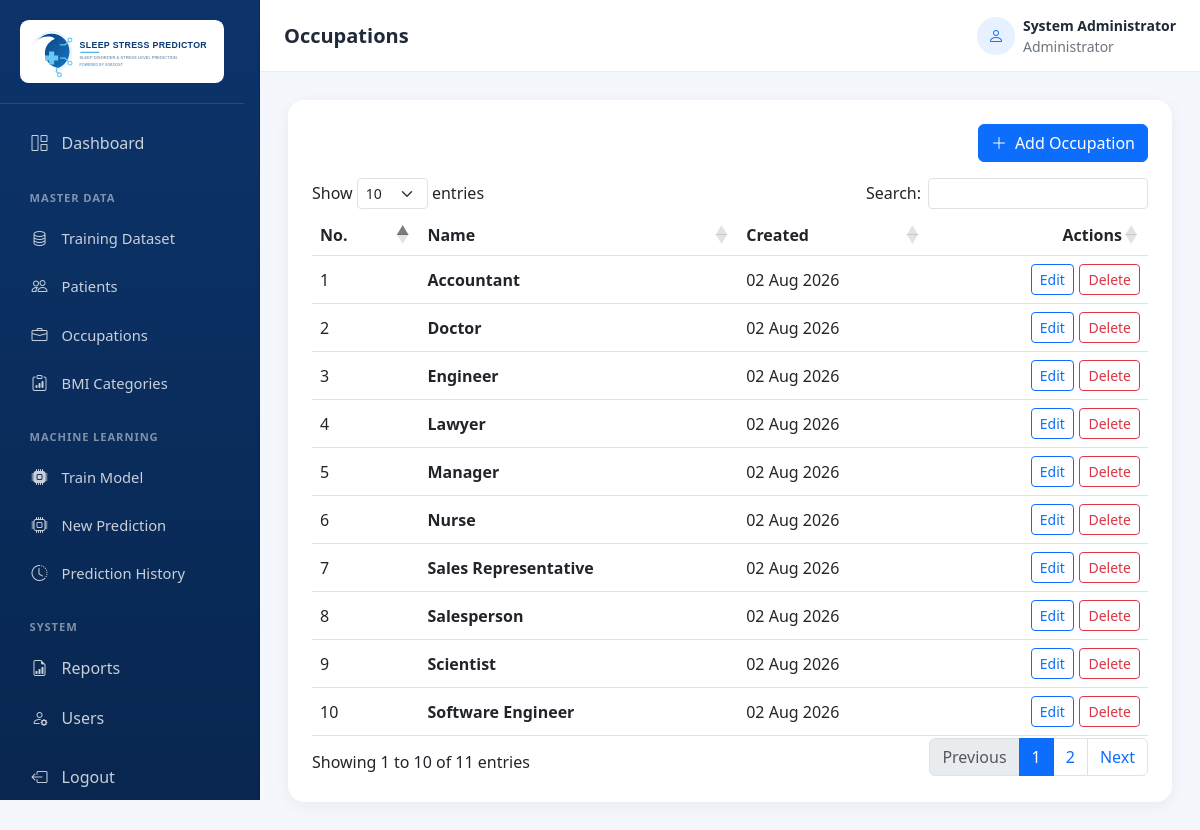
/master-data/occupations (signed in), run on the app's committed database.
### models/database.py (models this page shows)
class User(UserMixin, db.Model):
    __tablename__ = "users"
    id = db.Column(db.Integer, primary_key=True)
    full_name = db.Column(db.String(120), nullable=False)
    username = db.Column(db.String(80), nullable=False, unique=True, index=True)
    password_hash = db.Column(db.String(256), nullable=False)
    role = db.Column(db.String(20), nullable=False, default="Admin")
    created_at = db.Column(db.DateTime, nullable=False, default=jakarta_now)

class Occupation(db.Model):
    __tablename__ = "occupations"
    id = db.Column(db.Integer, primary_key=True)
    name = db.Column(db.String(120), nullable=False, unique=True, index=True)
    created_at = db.Column(db.DateTime, nullable=False, default=jakarta_now)
    training_dataset_records = db.relationship("TrainingDatasetRecord", back_populates="occupation")
    patients = db.relationship("Patient", back_populates="occupation")

### routes/master_data.py (the view)
    def list_view(): return render_template("master_data/list.html", items=model.query.order_by(model.name).all(), label=label, endpoint_prefix=endpoint_prefix)

### app.py (called while the page is built)
@login_manager.user_loader
def load_user(user_id):
    return db.session.get(User, int(user_id))

### templates/master_data/list.html (shortened to what this page needs)
{% extends "base.html" %}
{% block page_title %}{{ label }}s{% endblock %}
{% block content %}<div class="card border-0 dashboard-card"><div class="card-body p-4"><div class="responsive-toolbar justify-content-end mb-3"><a class="btn btn-primary" href="{{ url_for('master_data.' ~ endpoint_prefix ~ '_create') }}"><i class="bi bi-plus-lg me-2"></i>Add {{ label }}</a></div><div class="table-responsive"><table class="table data-table align-middle text-nowrap w-100"><thead><tr><th>No.</th><th>Name</th><th>Created</th><th class="text-end">Actions</th></tr></thead><tbody>{% for item in items %}<tr><td>{{ loop.index }}</td><td class="fw-semibold">{{ item.name }}</td><td>{{ item.created_at.strftime('%d %b %Y') }}</td><td class="text-end"><div class="action-buttons"><a href="{{ url_for('master_data.' ~ endpoint_prefix ~ '_edit', item_id=item.id) }}" class="btn btn-sm btn-outline-primary">Edit</a><form method="post" class="d-inline" action="{{ url_for('master_data.' ~ endpoint_prefix ~ '_delete', item_id=item.id) }}" onsubmit="return confirm('Delete this record?');"><button type="submit" class="btn btn-sm btn-outline-danger">Delete</button></form></div></td></tr>{% endfor %}</tbody></table></div></div></div>{% endblock %}

### templates/base.html (shortened to what this page needs)
<!DOCTYPE html>
<html lang="en">
<head>
  <link href="https://cdn.jsdelivr.net/npm/bootstrap@5.3.0/dist/css/bootstrap.min.css" rel="stylesheet">
  <link rel="stylesheet" href="https://cdn.jsdelivr.net/npm/bootstrap-icons@1.11.1/font/bootstrap-icons.css">
  <link rel="stylesheet" href="https://cdn.datatables.net/1.13.8/css/dataTables.bootstrap5.min.css">
  <link rel="stylesheet" href="{{ url_for('static', filename='css/dashboard.css') }}">
</head>
<body class="dashboard-body">
  <aside class="app-sidebar offcanvas offcanvas-start" tabindex="-1" id="appSidebar" aria-labelledby="appSidebarLabel">
    <div class="offcanvas-body d-flex flex-column p-0">
      <a class="sidebar-brand flex-shrink-0" href="{{ url_for('system.dashboard') }}"><img src="{{ url_for('static', filename='img/logo.svg') }}" alt="Sleep Stress Predictor" class="sidebar-logo"></a>
      <nav class="sidebar-nav nav flex-column flex-nowrap">
      <a class="nav-link {% if request.endpoint == 'system.dashboard' %}active{% endif %}" href="{{ url_for('system.dashboard') }}"><i class="bi bi-grid-1x2 me-2"></i>Dashboard</a>
      <div class="nav-label">Master Data</div><div class="submenu">
        <a class="nav-link" href="{{ url_for('training_dataset.index') }}"><i class="bi bi-database me-2"></i>Training Dataset</a>
        <a class="nav-link" href="{{ url_for('master_data.patients') }}"><i class="bi bi-people me-2"></i>Patients</a>
        <a class="nav-link" href="{{ url_for('master_data.occupations') }}"><i class="bi bi-briefcase me-2"></i>Occupations</a>
        <a class="nav-link" href="{{ url_for('master_data.bmi_categories') }}"><i class="bi bi-clipboard-data me-2"></i>BMI Categories</a>
      </div>
      <div class="nav-label">Machine Learning</div><div class="submenu">
        {% if current_user.role == 'Admin' %}<a class="nav-link" href="{{ url_for('train') }}"><i class="bi bi-cpu-fill me-2"></i>Train Model</a>{% endif %}
        <a class="nav-link" href="{{ url_for('prediction.new_prediction') }}"><i class="bi bi-cpu me-2"></i>New Prediction</a>
        <a class="nav-link" href="{{ url_for('prediction.history') }}"><i class="bi bi-clock-history me-2"></i>Prediction History</a>
      </div>
      <div class="nav-label">System</div>
      <a class="nav-link" href="{{ url_for('reports.index') }}"><i class="bi bi-file-earmark-bar-graph me-2"></i>Reports</a>
      {% if current_user.role == 'Admin' %}<a class="nav-link" href="{{ url_for('users.index') }}"><i class="bi bi-person-gear me-2"></i>Users</a>{% endif %}
      <form method="post" action="{{ url_for('auth.logout') }}" class="mt-2"><button class="sidebar-logout" type="submit"><i class="bi bi-box-arrow-left me-2"></i>Logout</button></form>
      </nav>
    </div>
  </aside>
  <main class="app-main">
    <header class="app-topbar d-flex justify-content-between align-items-center px-3 px-lg-4">
      <div class="d-flex align-items-center gap-2 gap-sm-3 page-heading">
        <div class="page-heading-text"><h5 class="mb-0 fw-bold text-truncate">{% block page_title %}{% endblock %}</h5></div>
      </div>
      <div class="d-flex align-items-center gap-2 flex-shrink-0"><span class="user-avatar"><i class="bi bi-person"></i></span><div class="small d-none d-sm-block"><strong class="d-block text-truncate user-name">{{ current_user.full_name }}</strong><span class="text-secondary">{{ 'Administrator' if current_user.role == 'Admin' else 'Employee' }}</span></div></div>
    </header>
    <section class="page-content">
      {% block content %}{% endblock %}
    </section>
  </main>
</body>
</html>

### static/css/dashboard.css (style rules this page uses)
:root { --brand-blue: #0d6efd; --sidebar-width: 260px; }
html { max-width: 100%; overflow-x: clip; }
body.dashboard-body { background: #f4f7fb; color: #1f2937; max-width: 100%; min-height: 100vh; overflow-x: clip; }
img, svg, canvas { height: auto; max-width: 100%; }
.app-sidebar { --bs-offcanvas-width: min(86vw, 280px); background: linear-gradient(180deg, #0c346b 0%, #08264f 100%); border: 0; color: #fff; height: 100dvh; max-height: 100dvh; max-width: 100%; overflow: hidden; }
.app-sidebar .offcanvas-header, .sidebar-brand { border-bottom: 1px solid rgba(255, 255, 255, .12); }
.app-sidebar .offcanvas-body { flex: 1 1 auto; height: 100%; min-height: 0; overflow-x: hidden; overflow-y: auto !important; overscroll-behavior: contain; scrollbar-gutter: stable; -webkit-overflow-scrolling: touch; }
.sidebar-brand { color: #fff; display: block; font-size: 1.2rem; font-weight: 700; padding: 1.25rem; text-decoration: none; }
.sidebar-logo { background: #fff; border-radius: .55rem; display: block; padding: .35rem; width: 100%; }
.sidebar-nav { padding: 1rem; }
.sidebar-nav .nav-link, .sidebar-logout { align-items: center; display: flex; gap: .75rem; min-height: 44px; padding: .72rem .85rem; }
.sidebar-nav .nav-link { border-radius: .6rem; color: rgba(255, 255, 255, .78); font-weight: 500; margin-bottom: .2rem; }
.sidebar-nav .nav-link i, .sidebar-logout i { align-items: center; display: inline-flex; flex: 0 0 1.25rem; font-size: 1rem; justify-content: center; line-height: 1; margin-right: 0 !important; width: 1.25rem; }
.sidebar-nav .nav-label { color: rgba(255, 255, 255, .48); font-size: .7rem; font-weight: 700; letter-spacing: .08em; margin: 1.25rem .85rem .55rem; text-transform: uppercase; }
.sidebar-nav .submenu .nav-link { font-size: .92rem; padding-left: .85rem; }
.sidebar-logout { background: transparent; border: 0; color: rgba(255, 255, 255, .78); text-align: left; width: 100%; }
.app-main { max-width: 100%; min-height: 100vh; min-width: 0; width: 100%; }
.app-topbar { background: #fff; border-bottom: 1px solid #e7edf5; gap: .75rem; min-height: 72px; width: 100%; }
.page-heading, .page-heading-text { min-width: 0; }
.page-heading { flex: 1 1 auto; }
.page-heading-text { max-width: min(58vw, 700px); }
.user-name { max-width: 190px; }
.page-content { max-width: 100%; min-width: 0; padding: 1.75rem; width: 100%; }
.page-content > *, .row > *, .card, .card-body, .dashboard-card .d-flex, .responsive-toolbar > * { min-width: 0; }
.dashboard-card { border-radius: 1rem; box-shadow: 0 .25rem 1rem rgba(31, 41, 55, .06); max-width: 100%; }
.user-avatar { align-items: center; background: #e8f1ff; border-radius: 50%; color: var(--brand-blue); display: inline-flex; flex: 0 0 38px; height: 38px; justify-content: center; width: 38px; }
.table-responsive { -webkit-overflow-scrolling: touch; max-width: 100%; overflow-x: auto; width: 100%; }
.action-buttons { align-items: center; display: inline-flex; flex-wrap: nowrap; gap: .35rem; white-space: nowrap; }
.responsive-toolbar { align-items: center; display: flex; flex-wrap: wrap; gap: .75rem; justify-content: space-between; }
@media (min-width: 992px) { .app-sidebar.offcanvas { bottom: 0; height: 100dvh; max-height: 100dvh; top: 0; transform: none !important; visibility: visible !important; width: var(--sidebar-width); } }
@media (min-width: 992px) { .app-main { margin-left: var(--sidebar-width); max-width: calc(100% - var(--sidebar-width)); width: calc(100% - var(--sidebar-width)); } }

### data on the page
User: full_name "System Administrator", role "Administrator"
Occupation: name "Accountant", created_at "02 Aug 2026"
Occupation: name "Doctor", created_at "02 Aug 2026"
Occupation: name "Engineer", created_at "02 Aug 2026"
Occupation: name "Lawyer", created_at "02 Aug 2026"
Occupation: name "Manager", created_at "02 Aug 2026"
Occupation: name "Nurse", created_at "02 Aug 2026"
Occupation: name "Sales Representative", created_at "02 Aug 2026"
Occupation: name "Salesperson", created_at "02 Aug 2026"
Occupation: name "Scientist", created_at "02 Aug 2026"
Occupation: name "Software Engineer", created_at "02 Aug 2026"

### other printed values
{{ label }} "Occupation"
